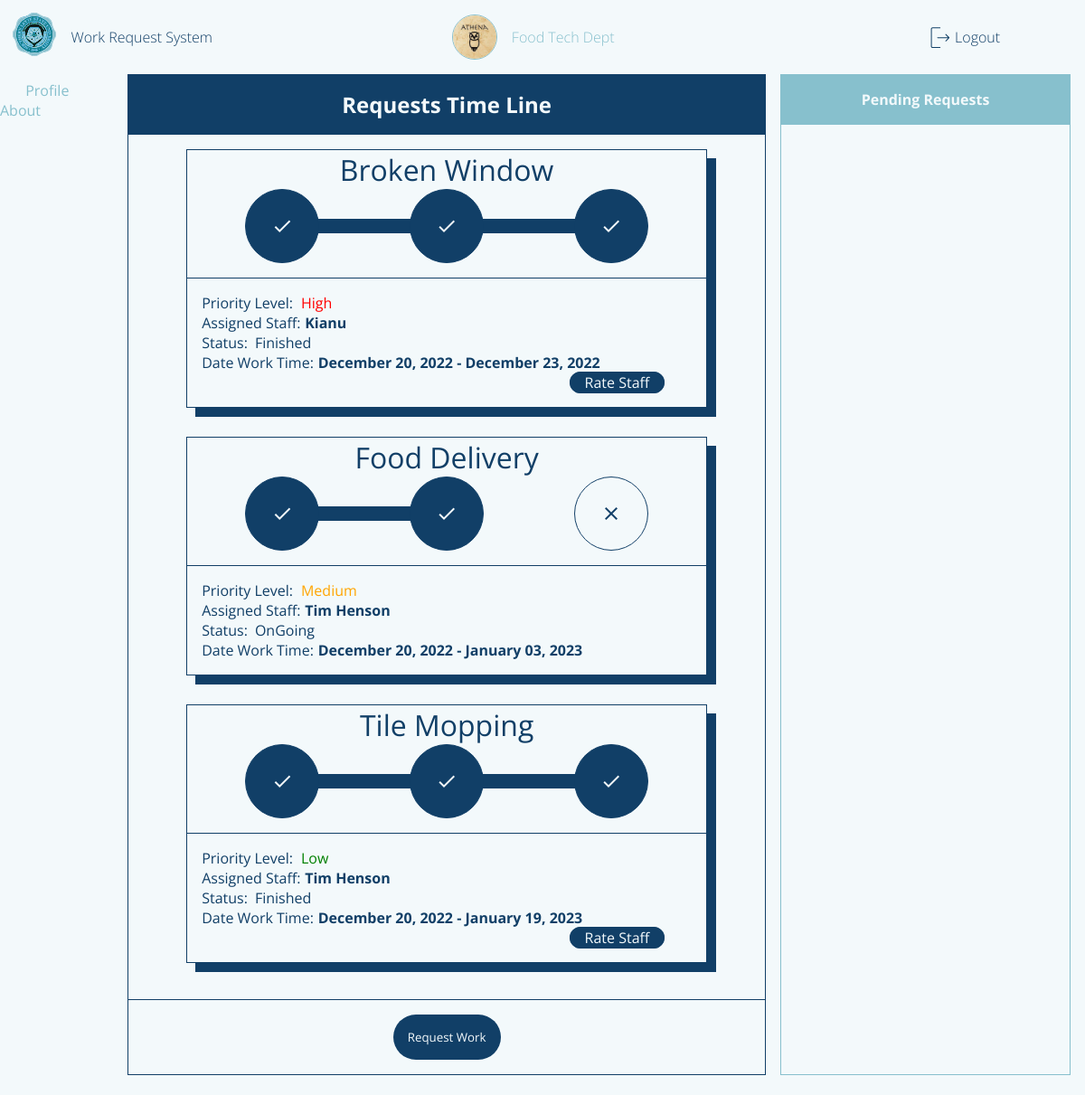
Page /requestorPage (signed in) on the earlier database version.
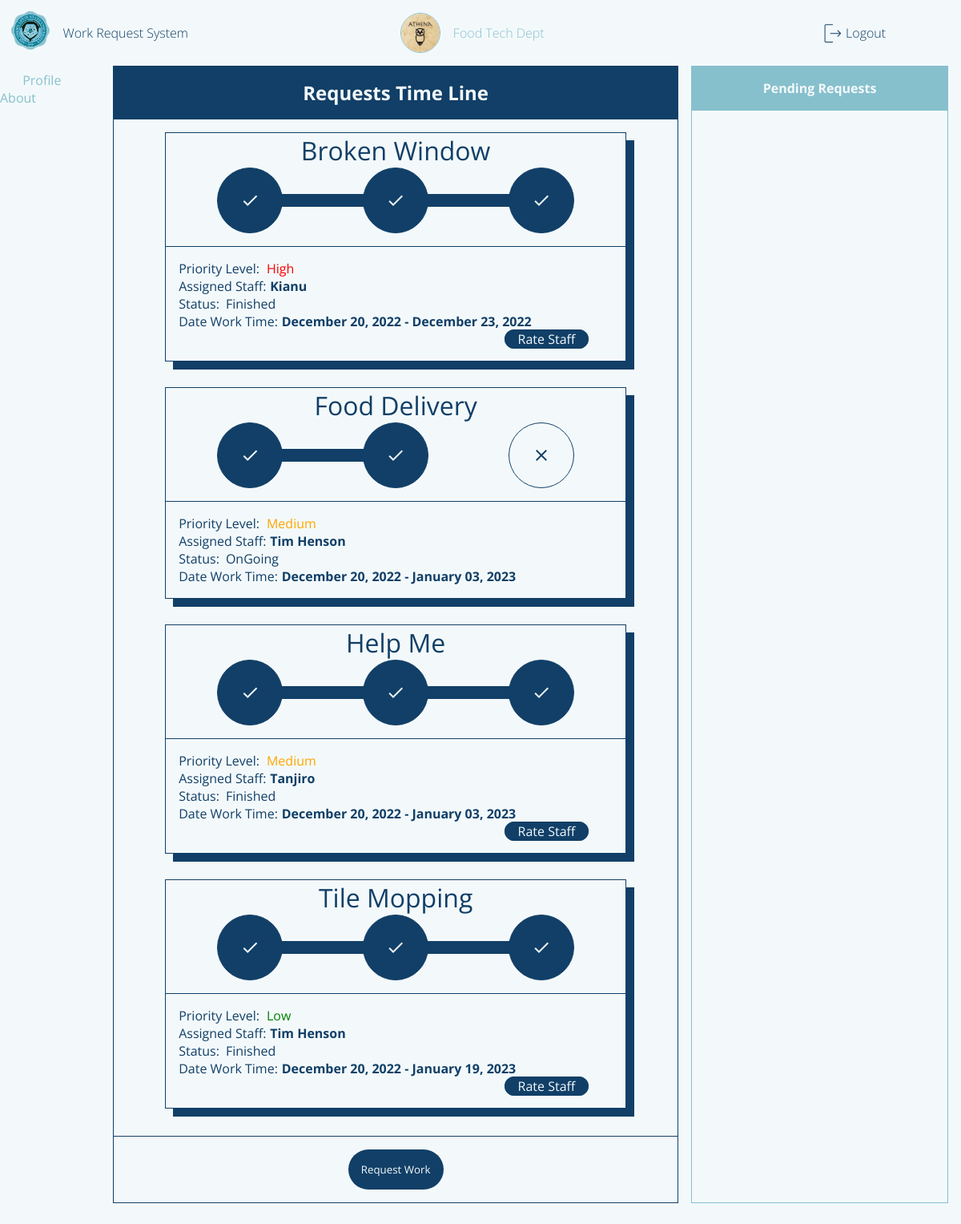
Same page on the later database version.
### flaskApp/models.py (models this page shows, shortened)
class User(db.Model, UserMixin):
	__tablename__ = 'user'
	id = db.Column(db.Integer, primary_key=True)
	userName = db.Column(db.String(20), unique=True, nullable=False)
	userType = db.Column(db.String(20), default='Admin')
	passWord = db.Column(db.String(60), nullable=False)
	profilePicture = db.Column(db.String(60), default='dafault.png')
	requestForm = db.relationship('UserRequestForm', backref='user')
	userStaffExtension = db.relationship('StaffExtension', backref='staffExtension', uselist=False)

class UserRequestForm(db.Model):
	__tablename__ = 'userRequestForm'
	id = db.Column(db.Integer, primary_key=True)
	requestorName = db.Column(db.String(500), nullable=False)
	requestTitle = db.Column(db.String(500), nullable=False)
	requestedWork = db.Column(db.String(500), nullable=False)
	roomNumber = db.Column(db.String(20), nullable=False)
	avilabilityOfMaterials = db.Column(db.String(10), nullable=False)
	priorityLevel = db.Column(db.Integer, default=0) # change this to integer in the future 0 - pending 1 - high 2 - medium 3 - low
	status = db.Column(db.String(20), default='Pending')
	dateApproved = db.Column(DateTime, default=datetime.now(), nullable=False)
	dateLimit = db.Column(DateTime, default=datetime.now(), nullable=False)
	requestFormId = db.Column(db.Integer, db.ForeignKey('user.id'))
	requestRating = db.Column(db.Integer, default=0) # this is where a rating will be recorded
	assignedStaff = db.Column(db.Integer, db.ForeignKey('userstaff.id'))

class StaffExtension(db.Model):
	__tablename__ = 'userstaff'
	id = db.Column(db.Integer, primary_key=True)
	staffId = db.Column(db.Integer, db.ForeignKey('user.id'), unique=True)
	staffName = db.Column(db.String(20), nullable=False)
	staffAge = db.Column(db.String(20), nullable=False)
	staffGender = db.Column(db.String(20), nullable=False)
	staffOccupation = db.Column(db.String(20), nullable=False)
	staffRating = db.Column(db.Integer, default=0)
	staffComments = db.relationship('StaffExtensionComment', backref='staffComment')
	staffAssignment = db.relationship('UserRequestForm', backref='staffAssignment') # one to many relationship

### flaskApp/routes.py (the view, shortened to what this page needs)
@app.route('/requestorPage', methods=['GET', 'POST'])
def requestorPage():
	if current_user.is_authenticated == False:
		return redirect(url_for('loginPage'))
	form = WorkRequestForm()
	user = User.query.filter_by(userName=current_user.userName).first()
	countRequests = UserRequestForm.query.filter_by(requestorName=current_user.userName).count()
	userRequestForms = UserRequestForm.query.filter_by(requestFormId=user.id).order_by(UserRequestForm.priorityLevel)
	profileImage = url_for('static', filename='profilePic/'+current_user.profilePicture)
	return render_template('requestorDashboard.html', title='Requestor Page', user=current_user.userName, form=form, userForm=userRequestForms, count=countRequests, profileImage=profileImage)

### flaskApp/models.py (called while the page is built)
@loginManager.user_loader
def loadUser(userId):
	return User.query.get(int(userId))

### flaskApp/templates/requestorDashboard.html (shortened to what this page needs)
{% extends "layout.html" %}
{% block content %}
	<section class="content-main">
		<div class="content-main-head">
			Requests Time Line
		</div>
		<div class="content-main-body">
			{% for userForms in userForm %}
			{% if userForms.status != 'Pending' %}
				<div class="content-main-body-requests">
					<header>
						{{ userForms.requestTitle }}
					</header>
					<main>
						<body onload="progress()">
								{% if userForms.status == 'Approved' %}
								<ul class="progress">
									<li class="approved material-icons" value="0%">check</li>
									<li class="ongoing material-icons">close</li>
									<li class="finished material-icons">close</li>
									<div class="progress-bar"></div>
								</ul>
								{% elif userForms.status == 'OnGoing' or userForms.status == 'Semi Final'%}
								<ul class="progress">
									<li class="approved material-icons" value="50%">check</li>
									<li class="ongoing material-icons">close</li>
									<li class="finished material-icons">close</li>
									<div class="progress-bar"></div>
								</ul>
								{% elif userForms.status == 'Finished'%}
								<ul class="progress">
									<li class="approved material-icons" value="90%">check</li>
									<li class="ongoing material-icons">close</li>
									<li class="finished material-icons">close</li>
								</ul>
								{% endif %}
						</body>
					</main>
					<footer>
						{% if userForms.priorityLevel == 1  %}
							<span>Priority Level: <i style="color:red;">High</i></span>
						{% elif userForms.priorityLevel == 2  %}
							<span>Priority Level: <i style="color:orange;">Medium</i></span>
						{% elif userForms.priorityLevel == 3  %}
							<span>Priority Level: <i style="color:green;">Low</i></span>
						{% endif %}
						<span class="assigned-staff">
							<p>Assigned Staff: </p>
							<i style="font-weight: bold;">{{userForms.staffAssignment.staffName}}</i>
						</span>
						<span class="status">
							<p>Status: </p>
							{% if userForms.status == 'Semi Final' %}
								<p id="status" style="color: gray;">Waiting For Confirmation</p>
							{% else %}
								<p id="status">{{ userForms.status }}</p>
							{% endif %}
						</span>
						<span class="dateApp">
							<p>Date Work Time: </p>
							<p id="status" style="font-weight: bold;">{{ userForms.dateApproved.strftime("%B %d, %Y") }} - {{ userForms.dateLimit.strftime("%B %d, %Y") }}</p>
						</span>
						{% if userForms.status == 'Finished'%}
							<span class="rate-btn">
								<a href="{{ url_for('rateStaff', reqId=userForms.id, idNum=userForms.staffAssignment.id) }}">Rate Staff</a>
							</span>
						{% endif %}
					</footer>
				</div>
			{% endif %}
			{% endfor %}
		</div>
		<div class="content-main-foot">
			<button class="request-work-btn">Request Work</button>
		</div>
	</section>
	<section class="content-side-left">
		<span class="content-side-left-profile">
			<i class="material-icons content-side-left-icon">person</i>
			<a href="{{ url_for('profilePage') }}">Profile</a>
		</span>
		<span class="content-side-about">
			<i class="material-icons content-side-left-icon">help</i>
			<a href="">About</a>
		</span>
	</section>
	<section class="content-side-right">
		<header>Pending Requests</header>
		<main>
		</main>
	</section>
	<section class="content-foot">
	</section>
{% endblock content %}

### flaskApp/templates/layout.html (shortened to what this page needs)
<!DOCTYPE html>
<html>
<head>
    {% if title == 'Login Page'%}
    	<link rel="stylesheet" type="text/css" href="{{ url_for('static', filename='login.css') }}">
    {% elif title == 'Admin Page'%}
    	<link rel="stylesheet" type="text/css" href="{{ url_for('static', filename='adminDashboard.css') }}">
    {% elif title == 'Requestor Page'%}
        <link rel="stylesheet" type="text/css" href="{{ url_for('static', filename='requestorDashboard.css') }}">
    {% elif title == 'Staff Page'%}
        <link rel="stylesheet" type="text/css" href="{{ url_for('static', filename='staffDashboard.css') }}">
    {% elif title == 'Admin Approval Page'%}
        <link rel="stylesheet" type="text/css" href="{{ url_for('static', filename='adminApproval.css') }}">
    {% elif title == 'Staff Ongoing Page'%}
        <link rel="stylesheet" type="text/css" href="{{ url_for('static', filename='staffOngoing.css') }}">
    {% elif title == 'Profile Page'%}
        <link rel="stylesheet" type="text/css" href="{{ url_for('static', filename='profilePage.css') }}">
     {% elif title == 'Rate Staff'%}
        <link rel="stylesheet" type="text/css" href="{{ url_for('static', filename='rateStaff.css') }}">
    {% endif%}
</head>
<body>
	<div class="container">
        {% if title != 'Login Page'%}
        <header class="content-header">
            <div class="img-box">
                <img class="logo_slsu" src="{{ url_for('static', filename='img/logo_slsu.svg') }}">
            </div>
            {% if title == 'Admin Page'%}
                <section class="header-title">
                    <a href="{{ url_for('adminPage') }}">Work Request System</a>
                </section>
                <section class="header-user">
                    <img class='profile-picture'src="{{ profileImage }}">
                    <a href="{{ url_for('profilePage') }}">{{ user }}</a>
                </section>
            {% elif title == 'Requestor Page' %}
                <section class="header-title">
                    <a href="{{ url_for('requestorPage') }}">Work Request System</a>
                </section>
                <section class="header-user">
                <img class='profile-picture'src="{{ profileImage }}">
                    <a href="{{ url_for('profilePage') }}">{{ user }}</a>
                </section>
            {% endif %}
            <div class="header-profile">
                {% if current_user.is_authenticated == True %}
                <img src="{{ url_for('static', filename='img/logout.svg') }}">
                <a href="{{ url_for('logout') }}">Logout</a>
                {% endif %}
            </div>
        </header>
        {% endif%}
		{% block content %}{% endblock content %}
	</div>
</body>
</html>

### flaskApp/static/requestorDashboard.css (style rules this page uses)
body { background: var(--white); }
.container { margin: 0; display: grid; height: 100vh; grid-template-columns: 0.2fr 1fr 0.5fr; grid-template-rows: 0fr 1fr 0.02fr; grid-template-areas: 'h h h' 'l m r' 'f f f'; }
.content-header { grid-area: h; display: flex; flex-direction: row; align-items: center; padding: var(--fn-small); }
.img-box { flex-grow: 0; }
.header-title { flex-grow: 0; margin-left: 1rem; }
.header-title a { font-size: var(--fn-regular); font-weight: lighter; color: var(--blue); }
.header-user { flex-grow: 1; font-size: var(--fn-regular); font-weight: lighter; color: var(--blue); }
.header-profile { flex-grow: 0.3; }
.header-profile a { font-size: var(--fn-regular); font-weight: lighter; color: var(--blue); }
.content-main { grid-area: m; display: flex; flex-direction: column; border: 1px solid var(--blue); }
.content-main-head { flex-grow: 0; font-size: var(--fn-medium); text-align: center; color: var(--white); background-color: var(--blue); border-bottom: 1px solid var(--blue); padding: 1rem 0rem 1rem 0rem; font-weight: lighter; font-weight: bold; }
.content-main-body { flex-grow: 1; display: flex; flex-direction: column; overflow: scroll; height: 1rem; padding: 1rem; }
.dateApp { display: flex; flex-direction: row; }
.dateApp p:nth-child(2) { margin-left: 0.3rem; }
.content-main-body-requests { margin-bottom: 1rem; display: flex; flex-direction: column; border: 1px solid var(--blue); box-shadow: 10px 10px var(--blue); margin: 0rem 3rem 2rem 3rem }
.content-main-body-requests header { text-align: center; font-size: var(--fn-large); color: var(--blue); }
.content-main-body-requests main { display: flex; flex-direction: row; position: relative; margin: 0rem 4rem 1rem 4rem; }
.progress-bar { width: 0%; height: 1rem; background-color: var(--blue); position: absolute; top: 50%; left: 3%; transform: translateY(-50%); border-radius: 2rem; transition: width 1s ease; }
.content-main-body-requests main ul { display: flex; flex-direction: row; list-style: none; justify-content: space-between; margin: 0; padding: 0; width: 100%; }
.content-main-body-requests main ul li:first-child { background: var(--blue); border: 1px solid var(--blue); color: var(--white); }
.content-main-body-requests main ul li { width: 5rem; height: 5rem; background: var(--white); border: 1px solid var(--blue); color: var(--blue); display: flex; justify-content: center; align-items: center; z-index: 100; border-radius: 50%; }
.content-main-body-requests footer { border-top: 1px solid var(--blue); padding: 1rem 1rem 1rem 1rem; color: var(--blue); }
.content-main-body-requests footer span i { margin-left: 0.3rem; }
.assigned-staff, .status { display: flex; flex-direction: row; }
.assigned-staff a, .status p:nth-child(2) { margin-left: 0.5rem; }
.rate-btn { border: 1px solid var(--blue); padding: 0rem 1rem 0rem 1rem; margin-left: 75%; border-radius: 1rem; background-color: var(--blue); }
.rate-btn a { color: var(--white); }
.content-main-foot { flex-grow: 0; }
.content-side-left { grid-area: l; }
.content-side-right { grid-area: r; color: var(--blue); border: 1px solid var(--blueGreen); margin-left: 1rem; margin-right: 1rem; display: flex; flex-direction: column; }
.content-side-right header { border-bottom: 1px solid var(--blueGreen); text-align: center; padding: 1rem 0rem 1rem 0rem; flex-grow: 0; background: var(--blueGreen); color: var(--white); font-weight: bold; }
.content-side-right main { flex-grow: 1; display: flex; flex-direction: column; overflow: scroll; height: 1rem; }
.content-main-foot { padding: 1rem; border-top: 1px solid var(--blue); text-align: center; }
.request-work-btn { border: none; padding: 1rem; background: var(--blue); color: var(--white); border-radius: 2rem; cursor: pointer; }
.content-foot { grid-area: f; }

Differences in the rows shown:
added UserRequestForm: requestTitle "Help Me", shows "check", shows "Priority Level:", priorityLevel "Medium", staffAssignment.staffName "Tanjiro", status "Finished", dateApproved "December 20, 2022", dateLimit "January 03, 2023"
